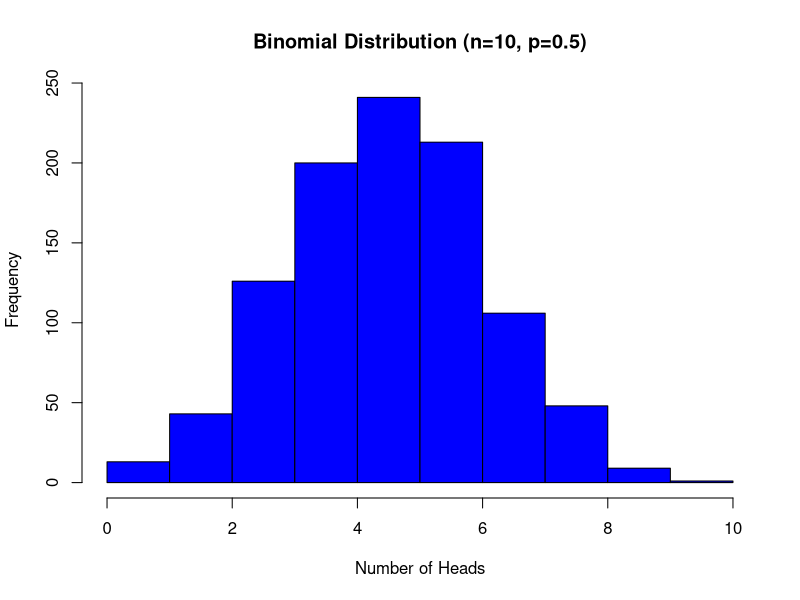
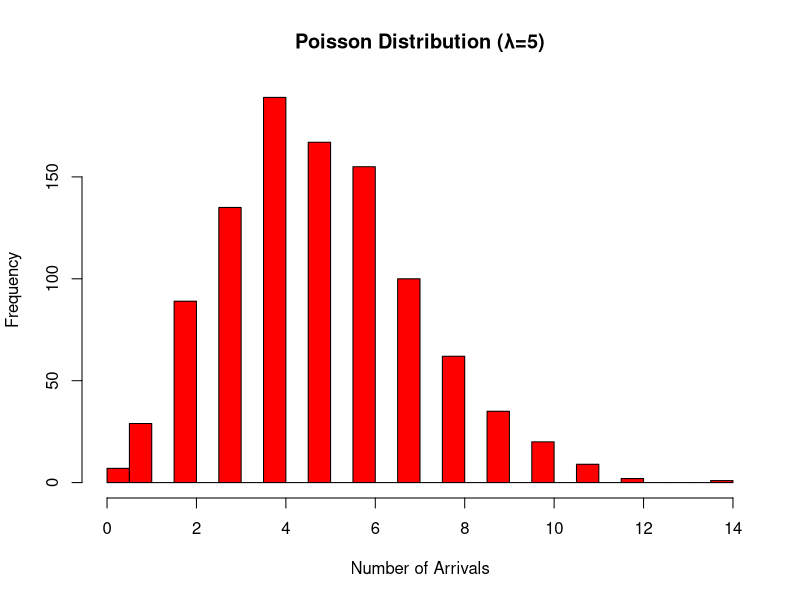
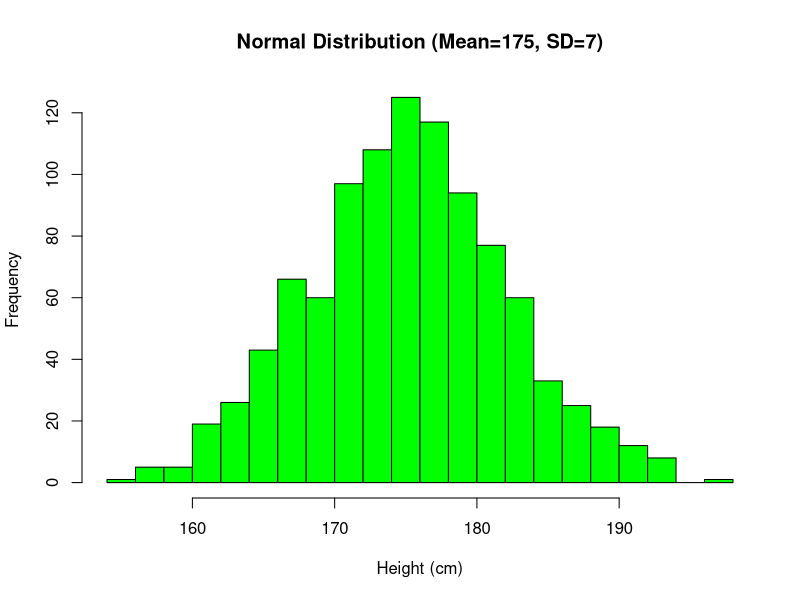
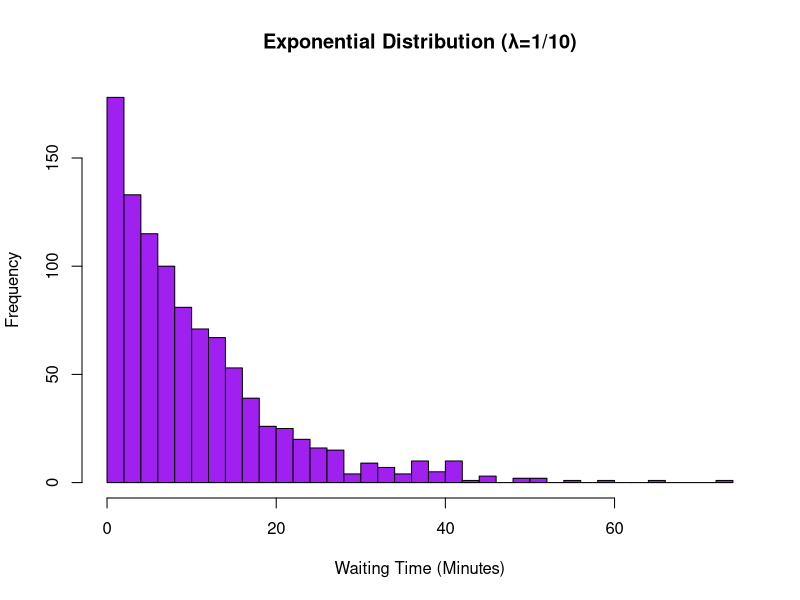
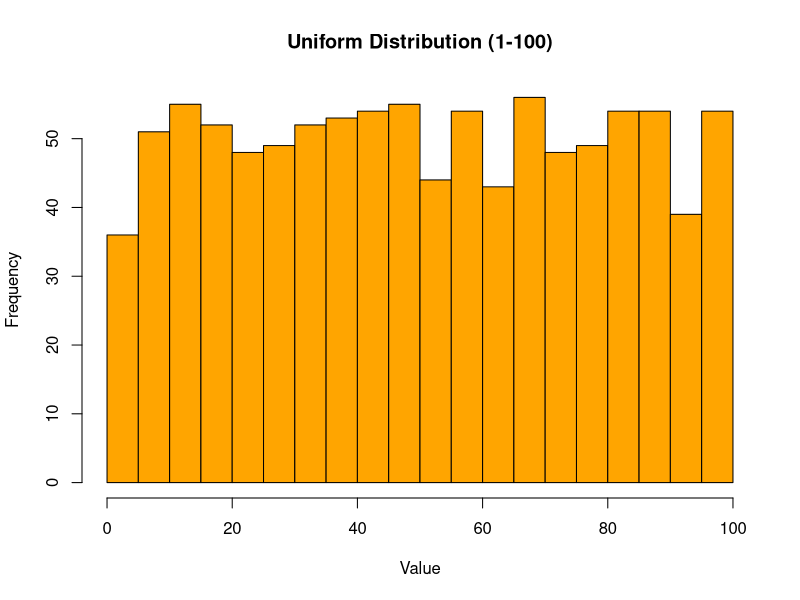
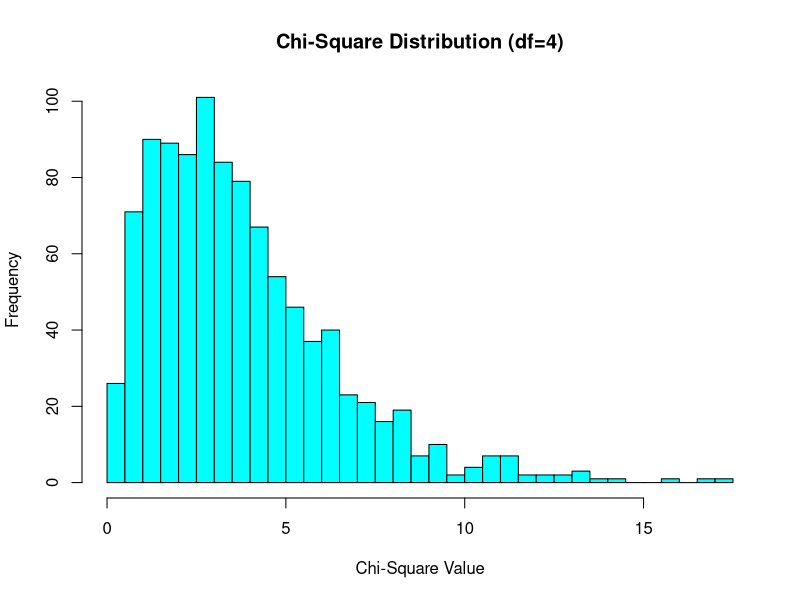
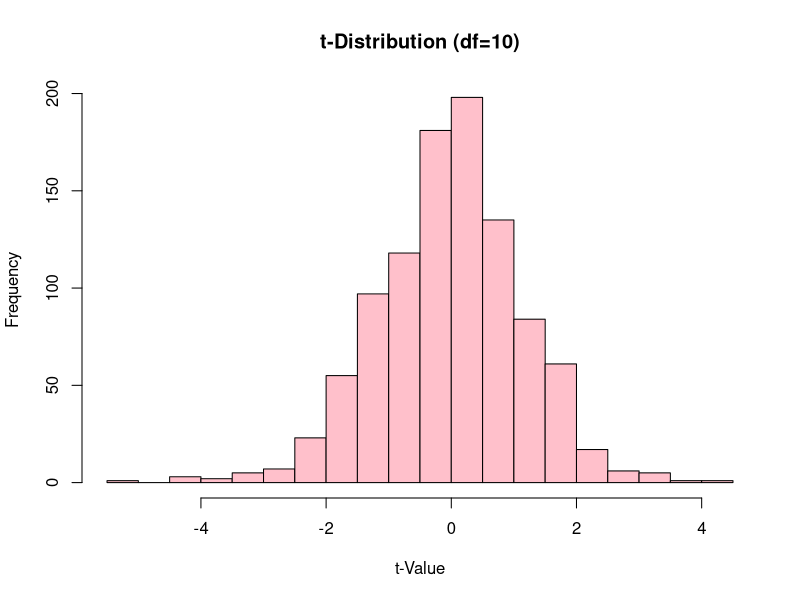
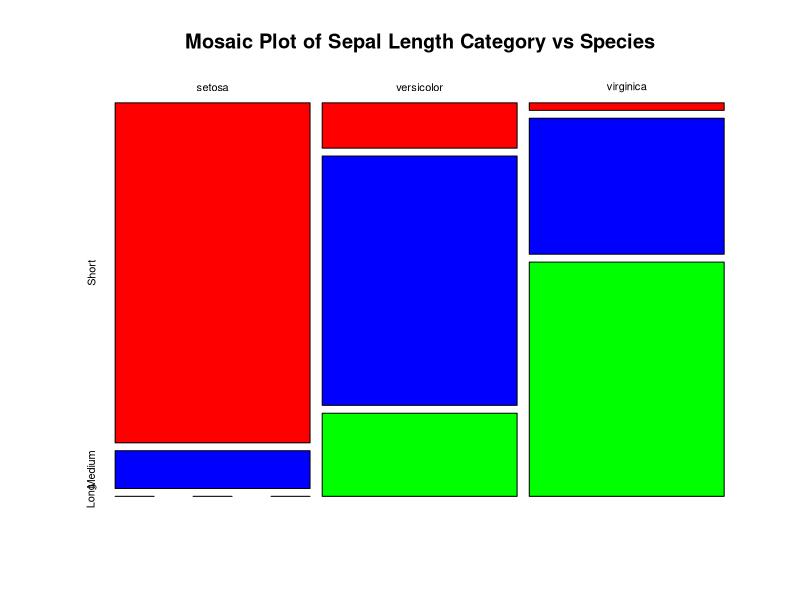

The R script that drew these images, in order:
###Binomial distribution###Example: Simulating the probability of getting heads in a coin toss.
# Simulate 1000 trials of flipping a fair coin 10 times (p=0.5)
set.seed(123)  # For reproducibility
binom_data <- rbinom(1000, size = 10, prob = 0.5)

# Visualizing the distribution
hist(binom_data, breaks = 10, col = "blue", main = "Binomial Distribution (n=10, p=0.5)",
     xlab = "Number of Heads", ylab = "Frequency")
#Dataset Insight: It shows how many times we get heads in 10 coin tosses across 1000 simulations.

###2. Poisson Distribution in R
#Example: Simulating the number of customer arrivals at a bank per hour.
# Simulating 1000 observations with average rate (lambda) of 5 arrivals per hour
set.seed(123)
poisson_data <- rpois(1000, lambda = 5)

# Visualizing the distribution
hist(poisson_data, breaks = 20, col = "red", main = "Poisson Distribution (λ=5)",
     xlab = "Number of Arrivals", ylab = "Frequency")
#Dataset Insight: Most hours have around 5 arrivals, with fewer extreme cases.

###3. Normal Distribution in R
#Example: Simulating the heights of 1000 people
# Generating normal data (mean=175 cm, sd=7 cm)
set.seed(123)
normal_data <- rnorm(1000, mean = 175, sd = 7)

# Visualizing the distribution
hist(normal_data, breaks = 30, col = "green", main = "Normal Distribution (Mean=175, SD=7)",
     xlab = "Height (cm)", ylab = "Frequency")

# Checking summary statistics
summary(normal_data)
## Dataset Insight: The histogram will show a bell curve, centered around 175 cm.

###4. Exponential Distribution in R
#Example: Simulating waiting time for the next bus.
# Simulating waiting times (mean waiting time of 10 minutes)
set.seed(123)
exp_data <- rexp(1000, rate = 1/10)

# Visualizing the distribution
hist(exp_data, breaks = 30, col = "purple", main = "Exponential Distribution (λ=1/10)",
     xlab = "Waiting Time (Minutes)", ylab = "Frequency")
##Dataset Insight: Most buses arrive within shorter waiting times, but some take longer.


##5. Uniform Distribution in R
#Example: Simulating random numbers between 1 and 100
# Generating 1000 random values from a uniform distribution between 1 and 100
set.seed(123)
uniform_data <- runif(1000, min = 1, max = 100)

# Visualizing the distribution
hist(uniform_data, breaks = 30, col = "orange", main = "Uniform Distribution (1-100)",
     xlab = "Value", ylab = "Frequency")
#Dataset Insight: All numbers between 1 and 100 are equally likely.

###6. Chi-Square Distribution in R
#Example: Simulating test statistics from chi-square distribution.
# Simulating 1000 chi-square values with df=4
set.seed(123)
chi_data <- rchisq(1000, df = 4)

# Visualizing the distribution
hist(chi_data, breaks = 30, col = "cyan", main = "Chi-Square Distribution (df=4)",
     xlab = "Chi-Square Value", ylab = "Frequency")

##Dataset Insight: Used in statistical tests like goodness-of-fit and independence tests.


###7. t-Distribution in R
#Example: Simulating a small-sample t-distribution.
# Simulating 1000 values from t-distribution with df=10
set.seed(123)
t_data <- rt(1000, df = 10)

# Visualizing the distribution
hist(t_data, breaks = 30, col = "pink", main = "t-Distribution (df=10)",
     xlab = "t-Value", ylab = "Frequency")
###Dataset Insight: Looks like a normal distribution but with heavier tails (useful for small sample sizes).




#####chi square distribution with iris dataset
#A Chi-Square test can be used to check if there is an association between categorical variables.

#For example:
  
 # We can check if the species of the flower is independent of the sepal length category (short, medium, long).
#The null hypothesis (H₀) states that species and sepal length category are independent.
#The alternative hypothesis (H₁) states that species and sepal length category are dependent.


# Load the dataset
data(iris)

# View the first few rows
head(iris)
#Since Chi-Square works with categorical data, we need to categorize Sepal.Length into bins (Short, Medium, Long).
# Convert Sepal.Length into categorical bins
iris$Sepal_Category <- cut(iris$Sepal.Length,
                           breaks = quantile(iris$Sepal.Length, probs = c(0, 0.33, 0.67, 1)),
                           labels = c("Short", "Medium", "Long"),
                           include.lowest = TRUE)

# View the new column
table(iris$Sepal_Category)
##A contingency table is needed to check how Species and Sepal_Category relate.
# Create a contingency table
contingency_table <- table(iris$Species, iris$Sepal_Category)

# Print the table
print(contingency_table)   # This table shows the frequency of each Species for each Sepal Length category.

##Now, we apply the Chi-Square Test for Independence to check if Sepal length and Species are related.
### Apply the Chi-Square test
chi_test <- chisq.test(contingency_table)

# Print the test result
print(chi_test)
##Chi-Square Statistic (χ²): Measures how different the observed data is from expected if they were independent.
##Degrees of Freedom (df): Calculated as  =(rows-1) * (columns-1)
##p-value: If p < 0.05, we reject the null hypothesis (significant relationship); otherwise, we fail to reject (no evidence of relationship).


##We can visualize the contingency table using a mosaic plot.
# Install vcd package if not installed
if (!require(vcd)) install.packages("vcd", dependencies=TRUE)
library(vcd)

# Plot mosaic plot
mosaicplot(contingency_table, col = c("red", "blue", "green"),
           main = "Mosaic Plot of Sepal Length Category vs Species")
##conclusion from this test:
#If p < 0.05: Sepal length category and species are dependent, meaning certain species tend to have specific sepal length categories.
#If p > 0.05: No significant relationship, meaning species do not strongly determine sepal length category.

